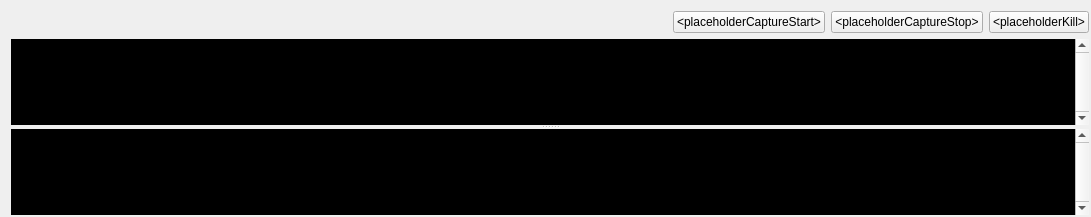
<?xml version="1.0" encoding="UTF-8"?>
<ui version="4.0">
 <class>Form</class>
 <widget class="QWidget" name="Form">
  <property name="geometry">
   <rect>
    <x>0</x>
    <y>0</y>
    <width>1091</width>
    <height>217</height>
   </rect>
  </property>
  <property name="windowTitle">
   <string>Form</string>
  </property>
  <layout class="QGridLayout" name="gridLayout">
   <property name="rightMargin">
    <number>2</number>
   </property>
   <property name="bottomMargin">
    <number>2</number>
   </property>
   <item row="0" column="0">
    <layout class="QVBoxLayout" name="verticalLayout">
     <item>
      <layout class="QHBoxLayout" name="horizontalLayout">
       <item>
        <widget class="QLabel" name="label_arch_icon">
         <property name="text">
          <string>&lt;placeholderArchIcon&gt;</string>
         </property>
        </widget>
       </item>
       <item>
        <widget class="QLabel" name="label_plugin_icon">
         <property name="text">
          <string>&lt;placeholderPluginIcon&gt;</string>
         </property>
        </widget>
       </item>
       <item>
        <widget class="QLabel" name="label_plugin_version">
         <property name="text">
          <string>&lt;placeholderVersion&gt;</string>
         </property>
        </widget>
       </item>
       <item>
        <spacer name="horizontalSpacer">
         <property name="orientation">
          <enum>Qt::Horizontal</enum>
         </property>
         <property name="sizeHint" stdset="0">
          <size>
           <width>0</width>
           <height>0</height>
          </size>
         </property>
        </spacer>
       </item>
       <item>
        <widget class="QPushButton" name="push_button_capture_start">
         <property name="text">
          <string>&lt;placeholderCaptureStart&gt;</string>
         </property>
         <property name="flat">
          <bool>false</bool>
         </property>
        </widget>
       </item>
       <item>
        <widget class="QPushButton" name="push_button_capture_stop">
         <property name="text">
          <string>&lt;placeholderCaptureStop&gt;</string>
         </property>
        </widget>
       </item>
       <item>
        <widget class="QPushButton" name="push_button_kill">
         <property name="text">
          <string>&lt;placeholderKill&gt;</string>
         </property>
        </widget>
       </item>
      </layout>
     </item>
     <item>
      <widget class="QSplitter" name="splitter">
       <property name="orientation">
        <enum>Qt::Vertical</enum>
       </property>
       <widget class="QTextBrowser" name="output_area_std">
        <property name="palette">
         <palette>
          <active>
           <colorrole role="Text">
            <brush brushstyle="SolidPattern">
             <color alpha="255">
              <red>0</red>
              <green>185</green>
              <blue>0</blue>
             </color>
            </brush>
           </colorrole>
           <colorrole role="BrightText">
            <brush brushstyle="SolidPattern">
             <color alpha="255">
              <red>0</red>
              <green>255</green>
              <blue>0</blue>
             </color>
            </brush>
           </colorrole>
           <colorrole role="Base">
            <brush brushstyle="SolidPattern">
             <color alpha="255">
              <red>0</red>
              <green>0</green>
              <blue>0</blue>
             </color>
            </brush>
           </colorrole>
          </active>
          <inactive>
           <colorrole role="Text">
            <brush brushstyle="SolidPattern">
             <color alpha="255">
              <red>0</red>
              <green>185</green>
              <blue>0</blue>
             </color>
            </brush>
           </colorrole>
           <colorrole role="BrightText">
            <brush brushstyle="SolidPattern">
             <color alpha="255">
              <red>0</red>
              <green>255</green>
              <blue>0</blue>
             </color>
            </brush>
           </colorrole>
           <colorrole role="Base">
            <brush brushstyle="SolidPattern">
             <color alpha="255">
              <red>0</red>
              <green>0</green>
              <blue>0</blue>
             </color>
            </brush>
           </colorrole>
          </inactive>
          <disabled>
           <colorrole role="Text">
            <brush brushstyle="SolidPattern">
             <color alpha="255">
              <red>69</red>
              <green>69</green>
              <blue>69</blue>
             </color>
            </brush>
           </colorrole>
           <colorrole role="BrightText">
            <brush brushstyle="SolidPattern">
             <color alpha="255">
              <red>0</red>
              <green>255</green>
              <blue>0</blue>
             </color>
            </brush>
           </colorrole>
           <colorrole role="Base">
            <brush brushstyle="SolidPattern">
             <color alpha="255">
              <red>212</red>
              <green>208</green>
              <blue>200</blue>
             </color>
            </brush>
           </colorrole>
          </disabled>
         </palette>
        </property>
        <property name="font">
         <font>
          <family>Courier</family>
          <pointsize>12</pointsize>
          <stylestrategy>NoAntialias</stylestrategy>
         </font>
        </property>
        <property name="cursor" stdset="0">
         <cursorShape>IBeamCursor</cursorShape>
        </property>
        <property name="acceptDrops">
         <bool>false</bool>
        </property>
        <property name="toolTip">
         <string extracomment="StdOut"/>
        </property>
        <property name="frameShape">
         <enum>QFrame::NoFrame</enum>
        </property>
        <property name="verticalScrollBarPolicy">
         <enum>Qt::ScrollBarAlwaysOn</enum>
        </property>
        <property name="lineWrapColumnOrWidth">
         <number>4</number>
        </property>
        <property name="openExternalLinks">
         <bool>true</bool>
        </property>
       </widget>
       <widget class="QTextBrowser" name="output_area_err">
        <property name="palette">
         <palette>
          <active>
           <colorrole role="Text">
            <brush brushstyle="SolidPattern">
             <color alpha="255">
              <red>255</red>
              <green>128</green>
              <blue>0</blue>
             </color>
            </brush>
           </colorrole>
           <colorrole role="BrightText">
            <brush brushstyle="SolidPattern">
             <color alpha="255">
              <red>255</red>
              <green>255</green>
              <blue>0</blue>
             </color>
            </brush>
           </colorrole>
           <colorrole role="Base">
            <brush brushstyle="SolidPattern">
             <color alpha="255">
              <red>0</red>
              <green>0</green>
              <blue>0</blue>
             </color>
            </brush>
           </colorrole>
          </active>
          <inactive>
           <colorrole role="Text">
            <brush brushstyle="SolidPattern">
             <color alpha="255">
              <red>255</red>
              <green>128</green>
              <blue>0</blue>
             </color>
            </brush>
           </colorrole>
           <colorrole role="BrightText">
            <brush brushstyle="SolidPattern">
             <color alpha="255">
              <red>255</red>
              <green>255</green>
              <blue>0</blue>
             </color>
            </brush>
           </colorrole>
           <colorrole role="Base">
            <brush brushstyle="SolidPattern">
             <color alpha="255">
              <red>0</red>
              <green>0</green>
              <blue>0</blue>
             </color>
            </brush>
           </colorrole>
          </inactive>
          <disabled>
           <colorrole role="Text">
            <brush brushstyle="SolidPattern">
             <color alpha="255">
              <red>69</red>
              <green>69</green>
              <blue>69</blue>
             </color>
            </brush>
           </colorrole>
           <colorrole role="BrightText">
            <brush brushstyle="SolidPattern">
             <color alpha="255">
              <red>255</red>
              <green>255</green>
              <blue>0</blue>
             </color>
            </brush>
           </colorrole>
           <colorrole role="Base">
            <brush brushstyle="SolidPattern">
             <color alpha="255">
              <red>212</red>
              <green>208</green>
              <blue>200</blue>
             </color>
            </brush>
           </colorrole>
          </disabled>
         </palette>
        </property>
        <property name="font">
         <font>
          <family>Courier</family>
          <pointsize>12</pointsize>
          <weight>50</weight>
          <bold>false</bold>
          <stylestrategy>NoAntialias</stylestrategy>
         </font>
        </property>
        <property name="cursor" stdset="0">
         <cursorShape>IBeamCursor</cursorShape>
        </property>
        <property name="acceptDrops">
         <bool>false</bool>
        </property>
        <property name="toolTip">
         <string extracomment="StdErr"/>
        </property>
        <property name="frameShape">
         <enum>QFrame::NoFrame</enum>
        </property>
        <property name="verticalScrollBarPolicy">
         <enum>Qt::ScrollBarAlwaysOn</enum>
        </property>
        <property name="lineWrapColumnOrWidth">
         <number>4</number>
        </property>
        <property name="openExternalLinks">
         <bool>true</bool>
        </property>
       </widget>
      </widget>
     </item>
    </layout>
   </item>
  </layout>
 </widget>
 <resources/>
 <connections/>
</ui>
